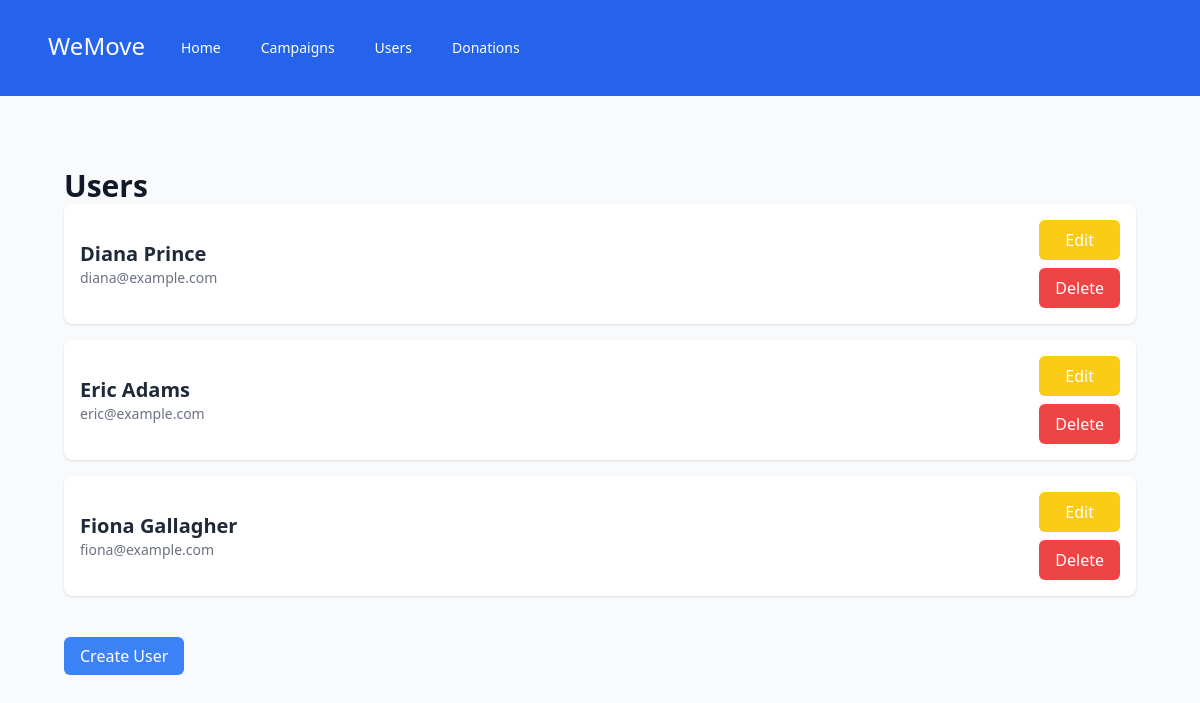
/users/, run on the app's committed database.
### tables this page shows
CREATE TABLE users (
    id INTEGER PRIMARY KEY AUTOINCREMENT,
    email TEXT UNIQUE NOT NULL,
    password_hash TEXT NOT NULL,
    name TEXT,
    created_at TEXT DEFAULT CURRENT_TIMESTAMP
);

### app/users/__init__.py (the view)
@bp.route('/', endpoint='user_list')
def get_users():
    db = get_db()
    users = db.execute('SELECT * FROM users').fetchall()
    return render_template('users/list.html', users=users)

### app/database/db.py (called while the page is built)
def get_db():
    if 'db' not in g:
        g.db = sqlite3.connect(
            current_app.config['DATABASE'],
            detect_types=sqlite3.PARSE_DECLTYPES
        )
        g.db.row_factory = sqlite3.Row
    return g.db

### app/templates/users/list.html
{% extends "base.html" %}
{% block body %}
<div class="max-w-7xl mx-auto py-6 sm:px-6 lg:px-8">
    <h1 class="text-3xl font-semibold text-gray-900">Users</h1>
    <ul class="space-y-4">
        {% for user in users %}
            <li class="bg-white shadow rounded-lg p-4 flex justify-between items-center">
                <div>
                    <h2 class="text-xl font-bold text-gray-800">
                        <a href="{{ url_for('users.user_detail', user_id=user.id) }}">
                            {{ user.name }}
                        </a>
                    </h2>
                    <p class="text-sm text-gray-500">{{ user.email }}</p>
                </div>
              <div class="flex flex-col space-y-2 ml-4">
                  <a href="{{ url_for('users.user_edit', user_id=user['id']) }}"
                    class="bg-yellow-400 hover:bg-yellow-500 text-white px-4 py-2 rounded-md text-center">
                      Edit
                  </a>
                  <form method="POST"
                        action="{{ url_for('users.user_delete', user_id=user['id']) }}"
                        onsubmit="return confirm('Are you sure you want to delete this user?');">
                      <button type="submit"
                              class="bg-red-500 hover:bg-red-600 text-white px-4 py-2 rounded-md w-full">
                          Delete
                      </button>
                  </form>
              </div>
            </li>
        {% endfor %}
    </ul>
</div>
<div class="max-w-7xl mx-auto py-6 sm:px-6 lg:px-8">
      <a href="{{ url_for('users.user_create') }}" class="bg-blue-500 text-white px-4 py-2 rounded-md">Create User</a>
</div>
{% endblock %}

### data on the page
users: name "Diana Prince", email "diana@example.com"
users: name "Eric Adams", email "eric@example.com"
users: name "Fiona Gallagher", email "fiona@example.com"
